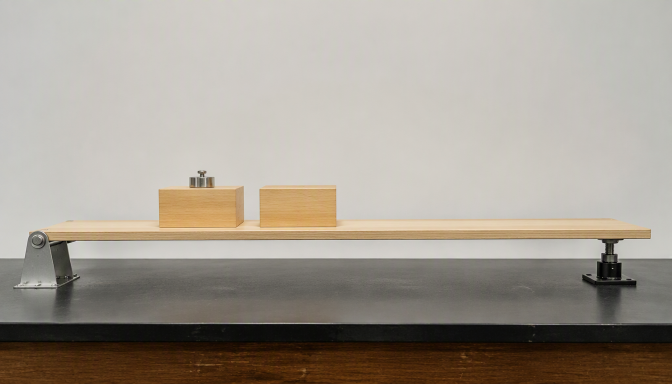
#> input picture easy/P6/first_frame.png, 1344 x 768 px (shown at 1/2 size)
$ python -i measure_backend.py   (imports and definitions only)
#> lines starting #> are read from the running program, lines starting #| are printed output that depends on the picture; after the words box and inside, x2 and y2 are one past the last pixel; in counts of white or black regions, pixels touching at a corner belong together
#!/usr/bin/env python3
"""Self-contained P6 static-friction evaluator."""
from __future__ import annotations

import argparse
import csv
import json
import math
import os
import re
import sys
from pathlib import Path
from typing import Any

import cv2
import numpy as np

TASK_ID = "P6"
TASK_ROOT = Path(__file__).resolve().parents[1]
# [1 line not run here, left out]


# [15 lines left out: functions finite, residual_physics_score, not called in this run]


def recognized_score(physics_score: float) -> float:
    return 0.15 + 0.85 * float(np.clip(physics_score, 0.0, 1.0))


# [57 lines left out: functions relative_path, metadata, infer_model, result_payload, read_video, not called in this run]


def hough_lines(frame: np.ndarray, min_length: int) -> list[tuple[np.ndarray, np.ndarray, float]]:
    gray = cv2.cvtColor(frame, cv2.COLOR_RGB2GRAY); edges = cv2.Canny(gray, 50, 150)
    raw = cv2.HoughLinesP(edges, 1, np.pi / 180, threshold=40, minLineLength=min_length, maxLineGap=8)
    if raw is None: return []
    out = []
    for x1, y1, x2, y2 in raw[:, 0]:
        a, b = np.array([float(x1), float(y1)]), np.array([float(x2), float(y2)])
        out.append((a, b, float(np.linalg.norm(b - a))))
    return sorted(out, key=lambda item: item[2], reverse=True)


# [113 lines left out: functions load_rois, roi_pixels, board_candidates, fit_board, block_observations, not called in this run]


def board_line(frame: np.ndarray) -> tuple[float, float, float] | None:
    """Return the upper board edge as slope, intercept, and angle in degrees."""
    height, width = frame.shape[:2]
    candidates = []
    for a, b, length in hough_lines(frame, max(40, width // 5)):
        dx, dy = b - a
        if abs(dx) < 1:
            continue
        slope = float(dy / dx)
        if not 0.04 <= abs(slope) <= 0.75:
            continue
        intercept = float(a[1] - slope * a[0])
        center_y = slope * width * 0.5 + intercept
        if 0.2 * height <= center_y <= 0.85 * height:
            candidates.append((slope, intercept, length, center_y))
    if not candidates:
        return None
    longest = max(item[2] for item in candidates)
    parallel = [item for item in candidates if item[2] >= 0.45 * longest]
    # The upper of the long parallel edges is the contact surface.
    slope, intercept, _, _ = min(parallel, key=lambda item: item[3])
    angle = float(np.degrees(np.arctan(abs(slope))))
    return slope, intercept, angle


# [285 lines left out: functions block_candidates, fill_track, displacement_onset, extract, diagnostic_measurements, debug_artifacts and 2 more, not called in this run]


# [1 line not run here, left out]

>>> import cv2
>>> picture = cv2.imread('../first_frame.png')
#> picture is the input picture: shape (768, 1344, 3); mean B, G, R 145.1, 155.3, 162.9
>>> result = board_line(picture)
#> in hough_lines, `gray = cv2.cvtColor(frame, cv2.COLOR_RGB2GRAY)`:
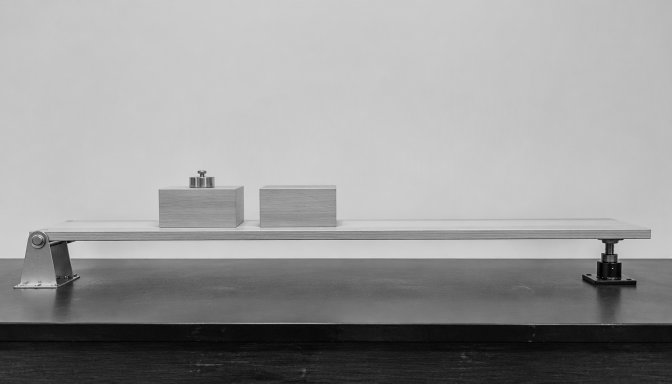
#> gray: shape (768, 1344) (shown at 1/2 size); min 0, max 245, mean 153.1
#> in hough_lines, `edges = cv2.Canny(gray, 50, 150)`:
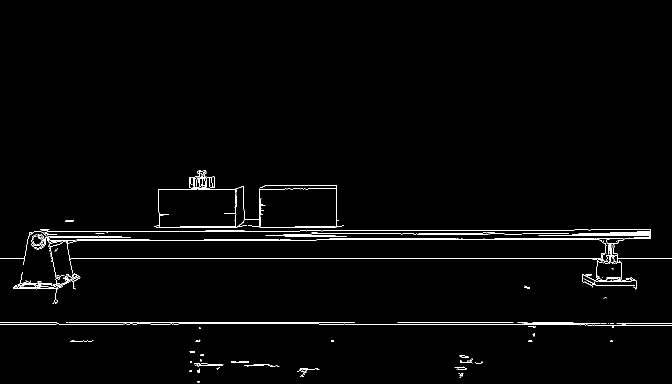
#> edges: shape (768, 1344) (shown at 1/2 size); 1.4% white in thin lines or dots, all inside (x1, y1, x2, y2) = (0, 340, 1344, 765)
#> the loop in board_line, `for a, b, length in hough_lines(frame, max(40, width // 5)):` made 9 passes
#> (a, b, length, dx) on passes 1 to 9: ([325, 645], [682, 645], 357, 357), ([633, 479], [962, 479], 329, 329), ([505, 516], [818, 516], 313, 313), ([853, 460], [1148, 460], 295, 295), ([915, 517], [1204, 517], 289, 289), ([347, 480], [632, 480], 285, 285), ([94, 463], [376, 463], 282, 282), ([357, 647], [637, 647], 280, 280), ([0, 648], [273, 648], 273, 273)
#> after the loop in board_line, `for a, b, length in hough_lines(frame, max(40, width // 5)):`: candidates = []
